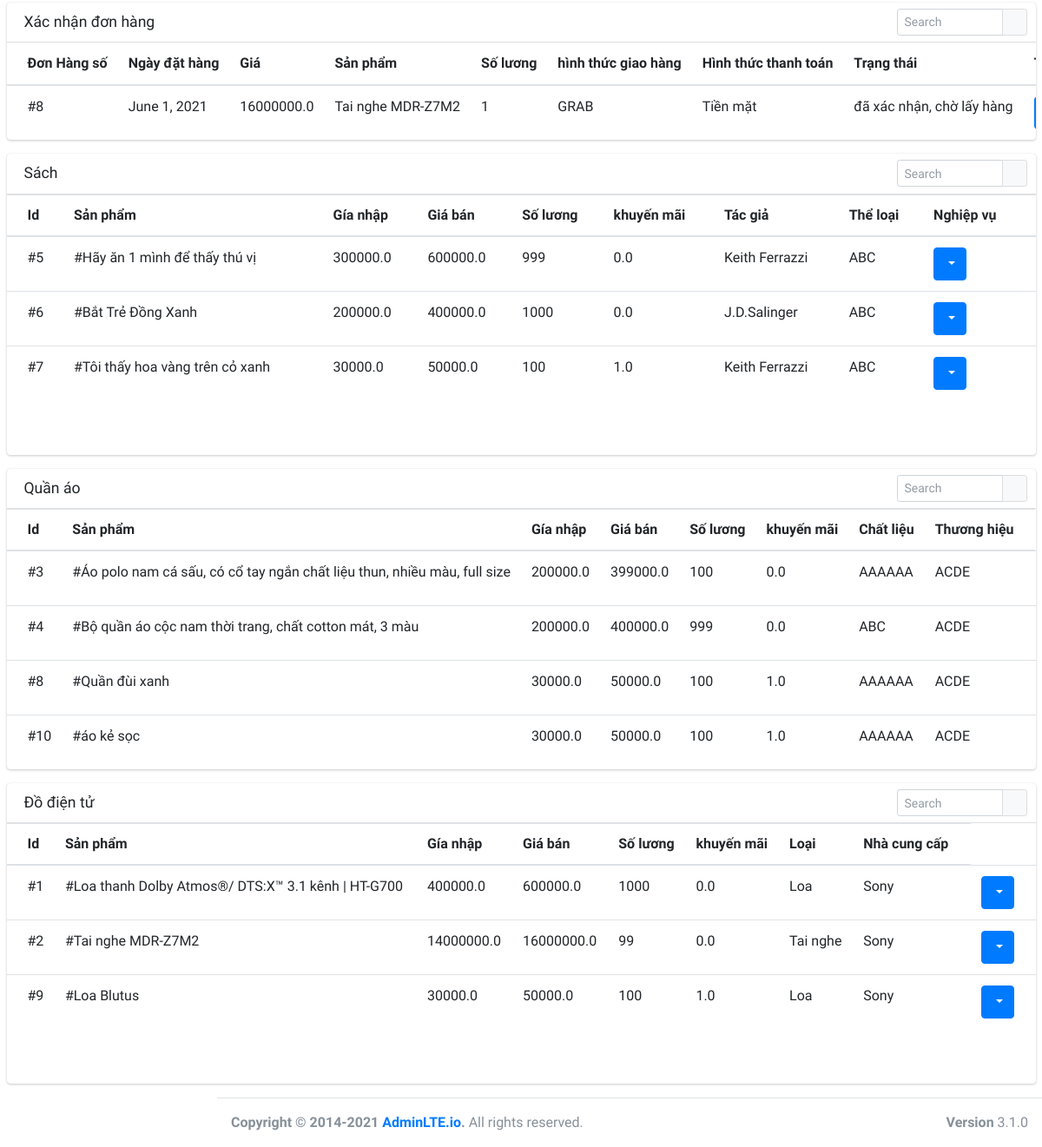
The page /store/ (lower part) on the database as committed earlier.
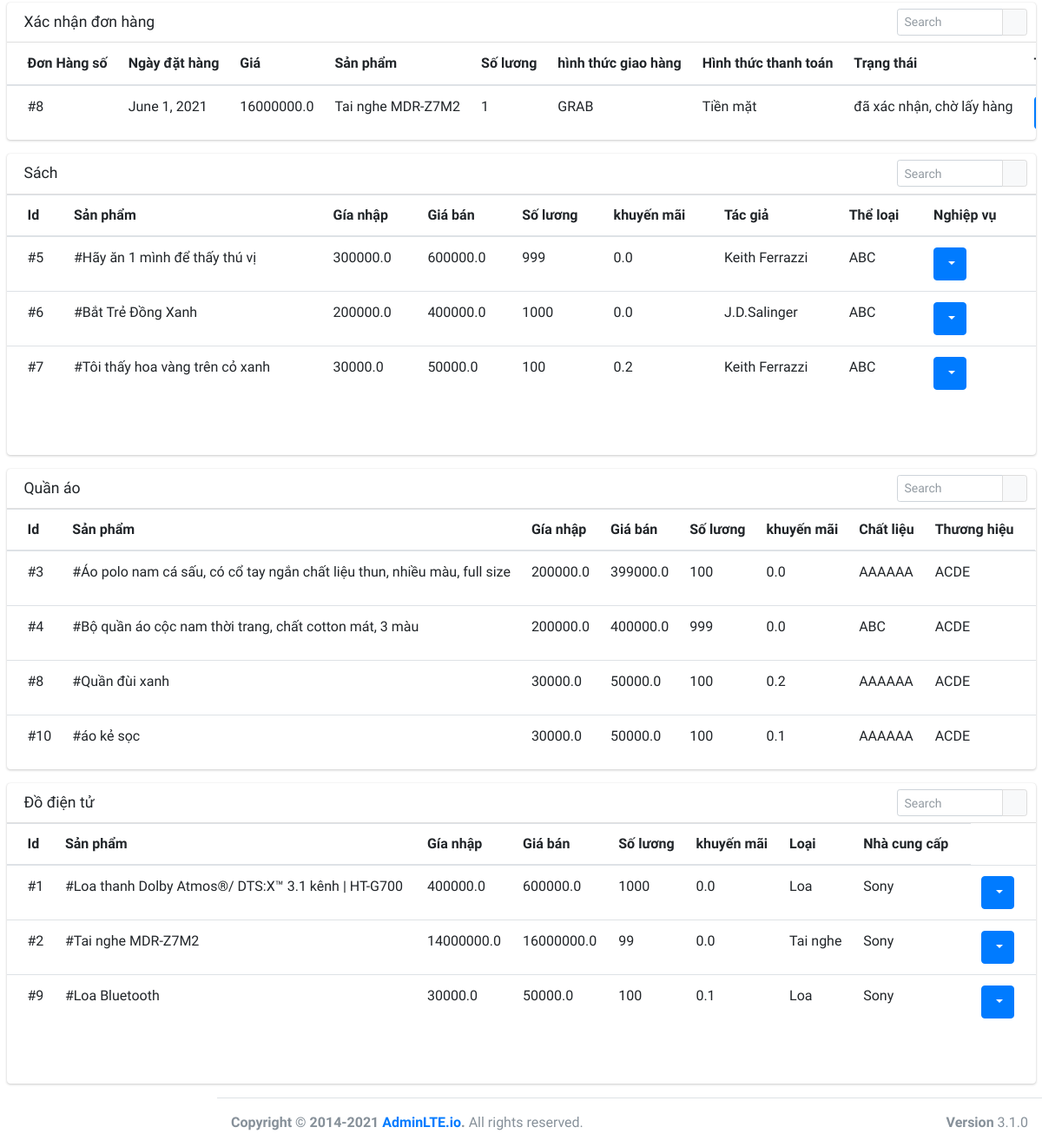
The same page on the database as committed later.
### shop/models.py (models this page shows, shortened)
class Product(models.Model):
    name =models.CharField(max_length=100,default='')
    salePrice = models.FloatField(default=0)
    importPrice = models.FloatField(default=0)
    amount = models.IntegerField(default=0)
    saleOff = models.FloatField(default=0)
    type=models.CharField(max_length=100,default='')
    image=models.CharField(max_length=100,default='')
    discriminator = models.CharField(max_length=100,default='')

class Book(Product):
    author = models.ForeignKey(Author, on_delete=models.CASCADE, default='')
    category = models.ForeignKey(Category, on_delete=models.CASCADE, default='')

class Product(models.Model):
    name =models.CharField(max_length=100,default='')
    salePrice = models.FloatField(default=0)
    importPrice = models.FloatField(default=0)
    amount = models.IntegerField(default=0)
    saleOff = models.FloatField(default=0)
    type=models.CharField(max_length=100,default='')
    image=models.CharField(max_length=100,default='')
    discriminator = models.CharField(max_length=100,default='')

class Clothes(Product):
    brand = models.ForeignKey(Brand, on_delete=models.CASCADE, default='')
    material = models.ForeignKey(Material, on_delete=models.CASCADE, default='')

class Electronic(Product):
    supplier = models.ForeignKey(Supplier, on_delete=models.CASCADE, default='')
    types = models.ForeignKey(Types, on_delete=models.CASCADE, default='')

class Author(models.Model):
    name = models.CharField(max_length=100,default='')
    def __str__(self):
        return self.name

class Category(models.Model):
    name = models.CharField(max_length=100,default='')
    def __str__(self):
        return self.name

class Material(models.Model):
    name = models.CharField(max_length=100,default='')
    def __str__(self):
        return self.name

class Brand(models.Model):
    name = models.CharField(max_length=100,default='')
    def __str__(self):
        return self.name

class Types(models.Model):
    name = models.CharField(max_length=100,default='')
    def __str__(self):
        return self.name

class Supplier(models.Model):
    name =  models.CharField(max_length=100,default='')
    def __str__(self):
        return self.name

### store/views.py (the view)
# urls.py: path('',views.index,name="sale"),
def index(request):
    orders1 = Orders.objects.all()
    orders = Orders.objects.filter(status=1)
    items = ItemInCart.objects.filter(status=0)
    products = Product.objects.all()
    total_store = 0
    c_store = 0
    b_store = 0
    e_store = 0
    for product in products:
        total_store += product.amount
        if product.type == 'Book':
            b_store += product.amount
        elif product.type == 'Clothes':
            c_store += product.amount
        else:
            e_store += product.amount
    if total_store == 0:
        pc_store = 0
        pb_store = 0
        pe_store = 0
    else:
        pc_store = c_store/total_store*100
        pb_store = b_store/total_store*100
        pe_store = e_store/total_store*100
    list_items = []
    for item in items:
        orders2 = Orders.objects.filter(itemInCart=item,status=2)
        if len(orders2) > 0 :
            list_items.append(item)
    total = 0
    b = 0
    c = 0
    e = 0
    for i in list_items:
        total += i.amount
        if i.product.type == 'Book':
            b += i.amount
        elif i.product.type == 'Clothes':
            c += i.amount
        else:
            e += i.amount
    if total == 0:
        pb = 0
        pc = 0
        pe = 0
    else:
        pb = b/total*100
        pc = c/total*100
        pe = e/total*100
    books = Book.objects.all()
    clothes = Clothes.objects.all()
    elecs = Electronic.objects.all()
    print(total)
    return render(request,'store/table.html',{'orders':orders,'orders1':orders1,'b':b,'c':c,'e':e,'pb':pb,'pc':pc,'pe':pe,'books':books,'clothes':clothes,'elecs':elecs,'b_store':b_store,'c_store':c_store,'e_store':e_store,'pb_store':pb_store,'pc_store':pc_store,'pe_store':pe_store})

### shop/templates/store/table.html (shortened to what the changed rows need)
{% extends 'store/index.html' %}
{% load static %}
{% block content %}
  <div>
    <section class="content">
      <div class="container-fluid">
        <div class="row">
          <div class="col-12">
            <div class="card">
              <div class="card-body table-responsive p-0">
                <table class="table table-hover text-nowrap">
                  <thead>
                    <tr>
                      <th>Đơn Hàng số</th>
                      <th>Ngày đặt hàng</th>
                      <th>Giá</th>
                      <th>Sản phẩm</th>
                      <th>Số lương</th>
                      <th>hình thức giao hàng</th>
                      <th>Hình thức thanh toán</th>
                      <th>Trạng thái</th>
                      <th>Thao tác</th>
                    </tr>
                  </thead>
                </table>
              </div>
            </div>
          </div>
        </div>
        <div class="row">
          <div class="col-12">
            <div class="card">
              <div class="card-body table-responsive p-0" style="height: 300px;">
                <table class="table table-head-fixed text-nowrap">
                  <thead>
                    <tr>
                     <th>Id</th>
                      <th>Sản phẩm</th>
                      <th>Gía nhập</th>
                      <th>Giá bán</th>
                      <th>Số lương</th>
                      <th>khuyến mãi</th>
                      <th>Tác giả</th>
                      <th>Thể loại</th>
                      <th>Nghiệp vụ</th>
                    </tr>
                  </thead>
                  <tbody>
                  {% for product in books %}
                    <tr>
                      <td>#{{product.id}}</td>
                      <td>#{{product.name}}</td>
                      <td>{{product.importPrice}}</td>
                      <td>{{product.salePrice}}</td>
                      <td>{{product.amount}}</td>
                      <td>{{product.saleOff}}</td>
                      <td>{{product.author}}</td>
                      <td>{{product.category}}</td>
                      <td>
                      <div class="dropdown">
                        <button class="btn btn-primary dropdown-toggle" type="button" data-toggle="dropdown">
                        </button>
                      </div>
                      </td
                    </tr>
                    {% endfor %}
                  </tbody>
                </table>
              </div>
            </div>
          </div>
        </div>
        <div class="row">
          <div class="col-12">
            <div class="card">
              <div class="card-body table-responsive p-0" style="height: 300px;">
                <table class="table table-head-fixed text-nowrap">
                  <thead>
                    <tr>
                     <th>Id</th>
                      <th>Sản phẩm</th>
                      <th>Gía nhập</th>
                      <th>Giá bán</th>
                      <th>Số lương</th>
                      <th>khuyến mãi</th>
                      <th>Chất liệu</th>
                      <th>Thương hiệu</th>
                    </tr>
                  </thead>
                  <tbody>
                  {% for product in clothes %}
                    <tr>
                      <td>#{{product.id}}</td>
                      <td>#{{product.name}}</td>
                      <td>{{product.importPrice}}</td>
                      <td>{{product.salePrice}}</td>
                      <td>{{product.amount}}</td>
                      <td>{{product.saleOff}}</td>
                      <td>{{product.material}}</td>
                      <td>{{product.brand}}</td>
                    {% endfor %}
                  </tbody>
                </table>
              </div>
            </div>
          </div>
        </div>
        <div class="row">
          <div class="col-12">
            <div class="card">
              <div class="card-body table-responsive p-0" style="height: 300px;">
                <table class="table table-head-fixed text-nowrap">
                  <thead>
                    <tr>
                     <th>Id</th>
                      <th>Sản phẩm</th>
                      <th>Gía nhập</th>
                      <th>Giá bán</th>
                      <th>Số lương</th>
                      <th>khuyến mãi</th>
                      <th>Loại</th>
                      <th>Nhà cung cấp</th>
                    </tr>
                  </thead>
                  <tbody>
                  {% for product in elecs %}
                    <tr>
                      <td>#{{product.id}}</td>
                      <td>#{{product.name}}</td>
                      <td>{{product.importPrice}}</td>
                      <td>{{product.salePrice}}</td>
                      <td>{{product.amount}}</td>
                      <td>{{product.saleOff}}</td>
                      <td>{{product.types}}</td>
                      <td>{{product.supplier}}</td>
                     <td>
                      <div class="dropdown">
                        <button class="btn btn-primary dropdown-toggle" type="button" data-toggle="dropdown">
                        </button>
                      </div>
                      </td
                    </tr>
                    {% endfor %}
                  </tbody>
                </table>
              </div>
            </div>
          </div>
        </div>
      </div>
    </section>
  </div>
{% endblock %}

Rows that differ between the two databases and show on the page:
changed through a linked row, Book "Tôi thấy hoa vàng trên cỏ xanh": saleOff "1.0" → "0.2"
changed through a linked row, Clothes "Quần đùi xanh": saleOff "1.0" → "0.2"
changed through a linked row, Clothes "áo kẻ sọc": saleOff "1.0" → "0.1"
changed through a linked row, Electronic: name "Loa Blutus" → "Loa Bluetooth"; saleOff "1.0" → "0.1"
